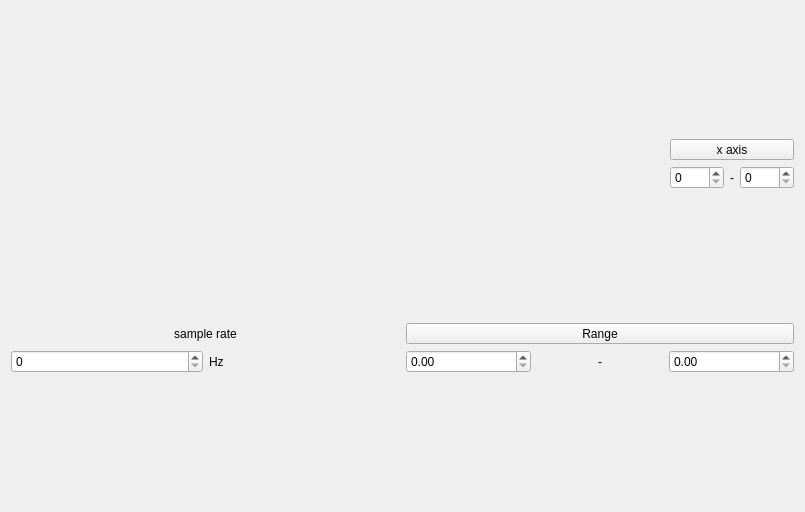
<?xml version="1.0" encoding="UTF-8"?>
<ui version="4.0">
 <class>FourierTransform</class>
 <widget class="QWidget" name="FourierTransform">
  <property name="geometry">
   <rect>
    <x>0</x>
    <y>0</y>
    <width>805</width>
    <height>512</height>
   </rect>
  </property>
  <property name="windowTitle">
   <string>Form</string>
  </property>
  <layout class="QGridLayout" name="gridLayout_2" rowstretch="9,1,0">
   <item row="2" column="0" colspan="2">
    <layout class="QHBoxLayout" name="horizontalLayout">
     <item>
      <layout class="QVBoxLayout" name="vLaySampleRate">
       <item>
        <widget class="QLabel" name="labelSampleRate">
         <property name="text">
          <string>sample rate</string>
         </property>
         <property name="alignment">
          <set>Qt::AlignmentFlag::AlignCenter</set>
         </property>
        </widget>
       </item>
       <item>
        <layout class="QHBoxLayout" name="hLaySampleRate">
         <item>
          <widget class="QSpinBox" name="spinBoxSampleRate">
           <property name="maximum">
            <number>999999</number>
           </property>
          </widget>
         </item>
         <item>
          <widget class="QLabel" name="labelHz">
           <property name="text">
            <string>Hz</string>
           </property>
          </widget>
         </item>
        </layout>
       </item>
      </layout>
     </item>
     <item>
      <layout class="QVBoxLayout" name="vLayRange">
       <item>
        <widget class="QToolButton" name="tBtnRange">
         <property name="sizePolicy">
          <sizepolicy hsizetype="Preferred" vsizetype="Fixed">
           <horstretch>0</horstretch>
           <verstretch>0</verstretch>
          </sizepolicy>
         </property>
         <property name="text">
          <string>Range</string>
         </property>
        </widget>
       </item>
       <item>
        <layout class="QHBoxLayout" name="hLayRange">
         <item>
          <widget class="QDoubleSpinBox" name="doubleSpinBoxStart">
           <property name="maximum">
            <double>999999.989999999990687</double>
           </property>
          </widget>
         </item>
         <item>
          <widget class="QLabel" name="label_">
           <property name="text">
            <string>-</string>
           </property>
           <property name="alignment">
            <set>Qt::AlignmentFlag::AlignCenter</set>
           </property>
          </widget>
         </item>
         <item>
          <widget class="QDoubleSpinBox" name="doubleSpinBoxEnd">
           <property name="maximum">
            <double>999999.989999999990687</double>
           </property>
          </widget>
         </item>
        </layout>
       </item>
      </layout>
     </item>
    </layout>
   </item>
   <item row="0" column="0">
    <layout class="QGridLayout" name="gLayFFT"/>
   </item>
   <item row="0" column="1">
    <layout class="QGridLayout" name="gLayIFFT"/>
   </item>
   <item row="1" column="0" colspan="2">
    <layout class="QHBoxLayout" name="horizontalLayout_2">
     <item>
      <spacer name="horizontalSpacer">
       <property name="orientation">
        <enum>Qt::Orientation::Horizontal</enum>
       </property>
       <property name="sizeHint" stdset="0">
        <size>
         <width>40</width>
         <height>20</height>
        </size>
       </property>
      </spacer>
     </item>
     <item>
      <layout class="QVBoxLayout" name="verticalLayout">
       <item>
        <widget class="QToolButton" name="tBtnAxis">
         <property name="sizePolicy">
          <sizepolicy hsizetype="Preferred" vsizetype="Fixed">
           <horstretch>0</horstretch>
           <verstretch>0</verstretch>
          </sizepolicy>
         </property>
         <property name="text">
          <string>x axis</string>
         </property>
        </widget>
       </item>
       <item>
        <layout class="QHBoxLayout" name="horizontalLayout_3">
         <item>
          <widget class="QSpinBox" name="spinBoxAxisXStart">
           <property name="maximum">
            <number>9999</number>
           </property>
          </widget>
         </item>
         <item>
          <widget class="QLabel" name="label">
           <property name="text">
            <string>-</string>
           </property>
          </widget>
         </item>
         <item>
          <widget class="QSpinBox" name="spinBoxAxisXEnd">
           <property name="maximum">
            <number>9999</number>
           </property>
          </widget>
         </item>
        </layout>
       </item>
      </layout>
     </item>
    </layout>
   </item>
  </layout>
 </widget>
 <resources/>
 <connections/>
</ui>
